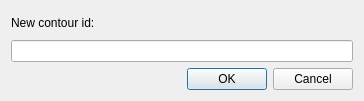
<?xml version="1.0" encoding="UTF-8"?>
<ui version="4.0">
 <class>SolarusEditor::ChangeBorderSetIdDialog</class>
 <widget class="QDialog" name="SolarusEditor::ChangeBorderSetIdDialog">
  <property name="geometry">
   <rect>
    <x>0</x>
    <y>0</y>
    <width>364</width>
    <height>101</height>
   </rect>
  </property>
  <property name="windowTitle">
   <string>Border set id</string>
  </property>
  <layout class="QVBoxLayout" name="verticalLayout">
   <item>
    <widget class="QLabel" name="border_set_id_label">
     <property name="text">
      <string>New contour id:</string>
     </property>
    </widget>
   </item>
   <item>
    <widget class="QLineEdit" name="border_set_id_field"/>
   </item>
   <item>
    <widget class="QDialogButtonBox" name="button_box">
     <property name="orientation">
      <enum>Qt::Horizontal</enum>
     </property>
     <property name="standardButtons">
      <set>QDialogButtonBox::Cancel|QDialogButtonBox::Ok</set>
     </property>
    </widget>
   </item>
  </layout>
 </widget>
 <resources/>
 <connections>
  <connection>
   <sender>button_box</sender>
   <signal>accepted()</signal>
   <receiver>SolarusEditor::ChangeBorderSetIdDialog</receiver>
   <slot>accept()</slot>
   <hints>
    <hint type="sourcelabel">
     <x>248</x>
     <y>254</y>
    </hint>
    <hint type="destinationlabel">
     <x>157</x>
     <y>274</y>
    </hint>
   </hints>
  </connection>
  <connection>
   <sender>button_box</sender>
   <signal>rejected()</signal>
   <receiver>SolarusEditor::ChangeBorderSetIdDialog</receiver>
   <slot>reject()</slot>
   <hints>
    <hint type="sourcelabel">
     <x>316</x>
     <y>260</y>
    </hint>
    <hint type="destinationlabel">
     <x>286</x>
     <y>274</y>
    </hint>
   </hints>
  </connection>
 </connections>
</ui>
